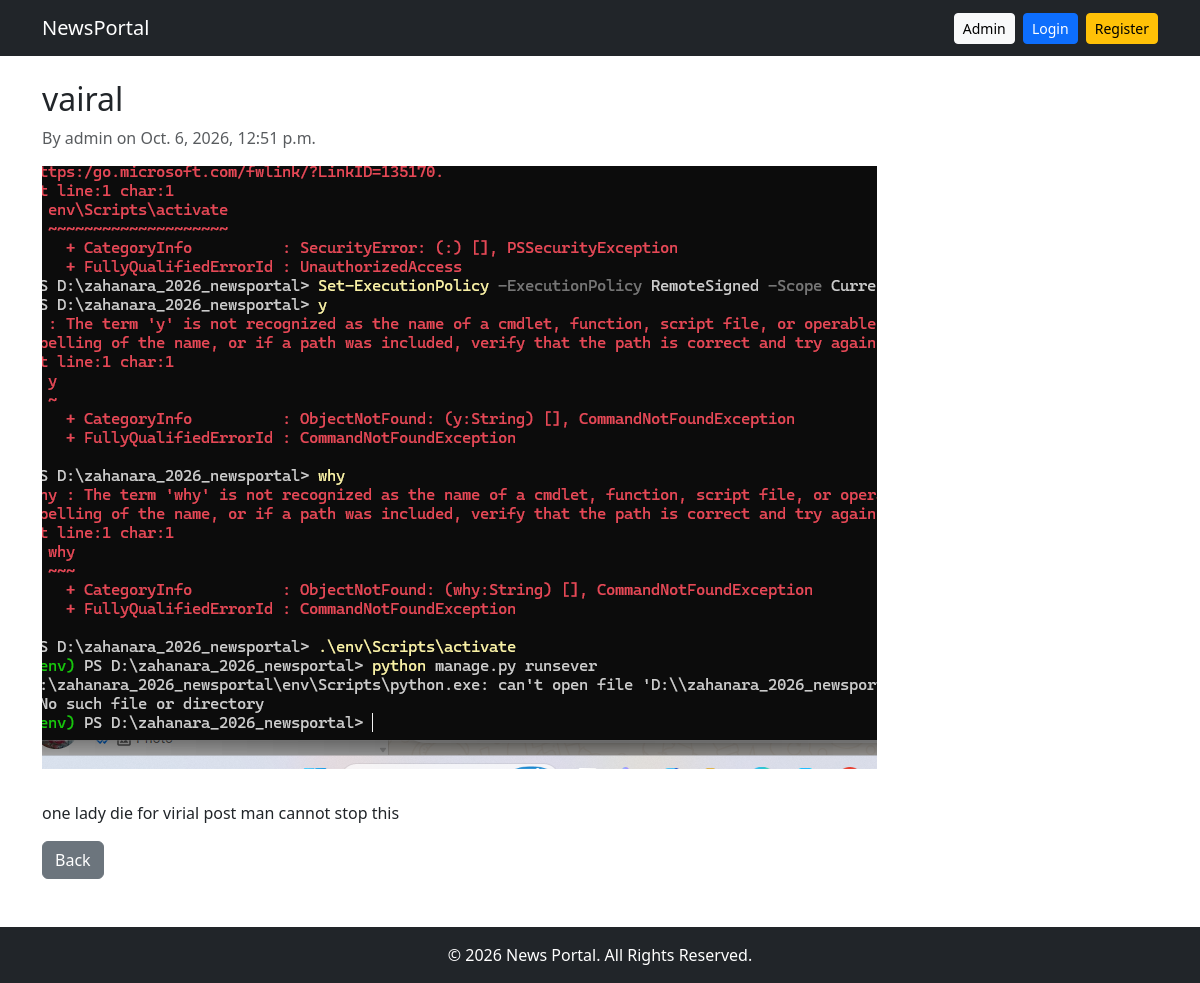
Screenshot of /news/2/ with the database file from the repository.
### newsApp/models.py (models this page shows, shortened)
class News(models.Model):
    title = models.CharField(max_length=200)
    content = models.TextField()
    thumbnail = models.ImageField(upload_to='news_thumbnails/')
    published_date = models.DateTimeField(auto_now_add=True)
    author = models.ForeignKey(User, on_delete=models.CASCADE)
    class Meta:
        ordering = ['-published_date']
        verbose_name_plural = "News"

### newsApp/views.py (the view)
# urls.py: path('news/<int:pk>/', views.news_detail, name='news_detail'),
def news_detail(request, pk):
    news = get_object_or_404(News, pk=pk)
    return render(request, 'news_detail.html', {'news': news})

### templates/news_detail.html (shortened to what this page needs)
{% extends 'master/base.html' %}
{% block content %}
<h2>{{ news.title }}</h2>
<p class="text-muted">By {{ news.author }} on {{ news.published_date }}</p>
{% if news.thumbnail %}<img src="{{ news.thumbnail.url }}" class="img-fluid mb-3">{% endif %}
<p>{{ news.content|linebreaks }}</p>
<a href="{% url 'home' %}" class="btn btn-secondary">Back</a>
{% endblock %}

### rows the page displays
News: title "vairal", author "admin", published_date "Oct. 6, 2026, 12:51 p.m.", thumbnail (picture), content "one lady die for virial post man cannot stop this"
